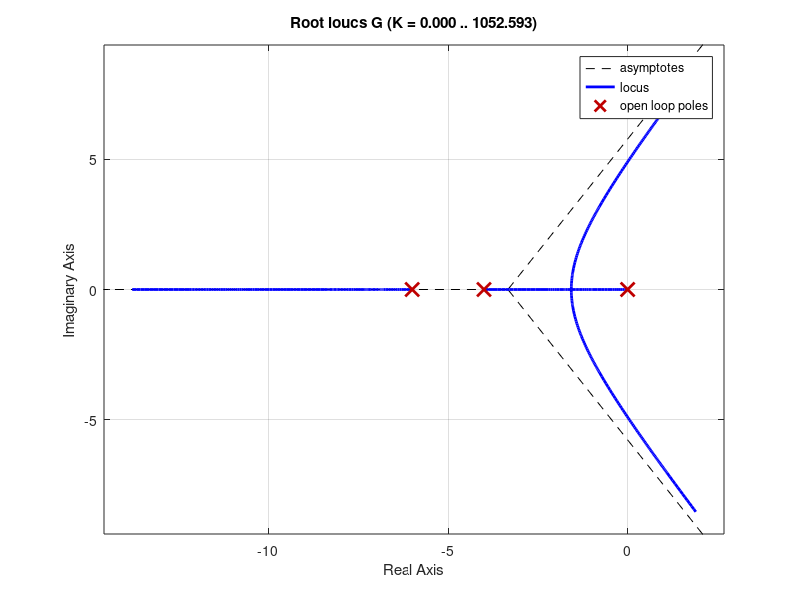

Here is the MATLAB script that generated this plot: (Note: this script raises an error after producing the figure.)
clf % Apaga o gráfico na tela.
'Sistema sem compensação' % Exibe o título.
numg=1; % Gera o numerador de G(s).
deng=poly([0 -4 -6]); % Gera o denominador de G(s).
'G(s)' % Exibe o título.
G=tf(numg,deng) % Cria e exibe G(s).
pup=input('Entre com a ultrapassagem percentual desejada ');
 % Entra ultrapassagem percentual
 % desejada.
z=-log(pup/100)/sqrt(pi^2+[log(pup/100)]^2);
 % Calcula o fator de amortecimento.
rlocus(G) % Traça o lugar geométrico das raízes
 % do sistema sem compensação.
sgrid(z,0) % Sobrepõe a reta de ultrapassagem
 % percentual desejada.
title(['LGR sem compensação com a reta de ',num2str(pup),...
'% de Ultrapassagem']) % Adiciona um título ao lugar
 % geométrico das raízes do sistema
% sem compensação
[K,p]=rlocfind(G); % Gera o ganho, K, e os polos em malha
 % fechada, p, para o ponto selecionado
% interativamente sobre o lugar
% geométrico das raízes.
'Polos em malha fechada = ' % Exibe o título.
p % Exibe os polos em malha fechada.
f=input('Entre o número do polo que é o ponto de operação ');
 % Escolhe o polo dominante do sistema
% sem compensação.
'Resumo das especificações estimadas para o ponto selecionado no'
'lugar geométrico das raízes sem compensação'
 % Exibe o título.
ponto_de_operacao = p(f) % Exibe o polo dominante sem
 % sem compensação.
ganho=K % Exibe o ganho sem compensação.

tempo_de_acomodacao_estimado=4/abs(real(p(f)));

instante_de_pico_estimado=pi/abs(imag(p(f)))
% Exibe o instante de pico sem
% compensação.
ultrapassagem_percentual_estimada=pup
% Exibe a ultrapassagem percentual
% sem compensação.
fator_de_amortecimento_estimado=z % Exibe o fator de
 % amortecimento sem compensação.
frequencia_natural_estimada=sqrt(real(p(f))^2+imag(p(f))^2)
 % Exibe a frequência natural sem
% sem compensação.
numkv=conv([1 0],numg); % Configura o numerador para
 % calcular Kv.
denkv=deng; % Configura o denominador para
 % calcular Kv.
sG=tf(numkv,denkv); % Cria sG(s).
sG=minreal(sG); % Cancela polos e zeros comuns.
Kv=dcgain(K*sG) % Exibe Kv sem compensação.
erp=1/Kv % Exibe o erro em regime permanente
 % sem compensação para uma entrada
% em rampa unitária.
'T(s)' % Exibe o título.
T=feedback(K*G,1) % Cria e Exibe T(s).
step(T) % Apresenta a resposta ao degrau do
 % sistema sem compensação.
title(['Resposta ao Degrau do Sistema sem Compensação com ',...
num2str(pup),'% de Ultrapassagem']) % Adiciona um título
 % à resposta ao degrau sem compensação.
'Pressione qualquer tecla para passar para a'
'compensação de avanço de fase' % Exibe o título.
pause
Ts=input('Entre o Tempo de Acomodação Desejado ');
 % Entra o tempo de acomodação
 % desejado
msg = ['Entre o Zero do Compensador de Avanço de Fase,'...
' (s+b). b = ']; % Armazena cadeia longa em variável.
b=input(msg); % Entra o zero do compensador de
 % avanço de fase.
done=1; % Inicializa o contador do laço.
while done==1 % Começa o laço para obter o polo do
 % compensador de avanço de fase.
msg = ['Entre um Polo de Teste para o Compensador de Avanço de'...
' Fase, (s+a). a = ']; % Armazena cadeia longa em variável.
a=input(msg); % Entra um polo de teste do para o
 % compensador.
numge=conv(numg,[1 b]); % Gera o numerador de Gc(s)G(s).
denge=conv([1 a],deng); % Gera o denominador de Gc(s)G(s).
Ge=tf(numge,denge); % Cria Ge(s)= Gc(s)G(s).
wn=4/(Ts*z); % Calcula a frequência natural
 % desejada.
clf % Apaga o gráfico na tela.
rlocus(Ge) % Traça o lugar geométrico das raízes
 % compensado com o polo de teste do
% compensador de avanço de fase.
axis([-10,10,-10,10]) % Altera os eixos do lugar
 % geométrico das raízes compensado
 % com avanço de fase.
sgrid(z,wn) 
title(['LGR Compensado com Avanço de Fase com reta de ',...
num2str(pup),'% de Ultrapassagem, Polo de Avanço de Fase em ',...
num2str(-a),' e Wn Requerido']) % Adiciona título ao
 % lugar geométrico das raízes
 % compensado com avanço de fase.
done=input('Você terminou? (s=0,n=1) ');
 % Configura o contador do laço
end % Fim do laço para obter o polo
 % do compensador.
[K,p]=rlocfind(Ge); % Gera o ganho, K, e os polos em malha
 % fechada, p, para o ponto selecionado
% interativamente sobre o lugar
 % geométrico das raízes.
'Gc(s)' % Exibe o título.
Gc=tf([1 b],[1 a]) % Exibe o compensador de avanço de
 % fase.
'Gc(s)G(s)' % Exibe o título.
Ge % Exibe Gc(s)G(s).
'Polos em malha fechada = ' % Exibe o título.
p % Exibe os polos em malha fechada
 % do sistema compensado com avanço
% de fase
f=input('Entre o número do polo que é o ponto de operação ');
 % Escolhe o polo dominante do sistema
% compensado com avanço de fase.
'Resumo das especificações estimadas para o ponto selecionado no'
'lugar geométrico das raízes compensado com avanço de fase'
 % Exibe o título.
ponto_de_operacao=p(f) % Exibe o polo dominante
 % compensado com avanço de fase.
ganho=K % Exibe o ganho compensado com
 % avanço de fase.
tempo_de_acomodacao_estimado=4/abs(real(p(f)))
 % Exibe o tempo de acomodação
 % compensado com avanço de fase.
instante_de_pico_estimado=pi/abs(imag(p(f)))
% Exibe o instante de pico compensado
 % com avanço de fase.
ultrapassagem_percentual_estimada=pup
 % Exibe a ultrapassagem percentual
% compensada com avanço de fase.
fator_de_amortecimento_estimado=z % Exibe o fator de amortecimento
 % compensado com avanço de fase.
frequencia_natural_estimada=sqrt(real(p(f))^2+imag(p(f))^2)
% Exibe a frequência natural
% compensada com avanço de fase.
s=tf([1 0],1); % Cria a função de transferência ‘s’.
sGe=s*Ge; % Cria sGe(s) para calcular Kv.
sGe=minreal(sGe); % Cancela polos e zeros comuns.
Kv=dcgain(K*sGe) % Exibe o valor de Kv compensado com
 % avanço de fase.
erp=1/Kv % Exibe o erro em regime permanente
 % compensado com avanço de fase para
% para uma entrada em rampa unitária.
'T(s)' % Exibe o título.
T=feedback(K*Ge,1) % Cria e exibe T(s) compensada com
 % avanço de fase.
'Pressione qualquer tecla para continuar e obter a resposta ao'
'degrau compensada com avanço de fase'
 % Exibe o título.
pause
step(T) % Apresenta a resposta ao degrau do
 % sistema compensado com avanço de
% fase.
title(['Resposta ao Degrau Compensada com Avanço de Fase com ',...
num2str(pup),'% de Ultrapassagem']) % Adiciona um título
 % à resposta ao degrau do sistema
% compensado com avanço de fase.
pause


